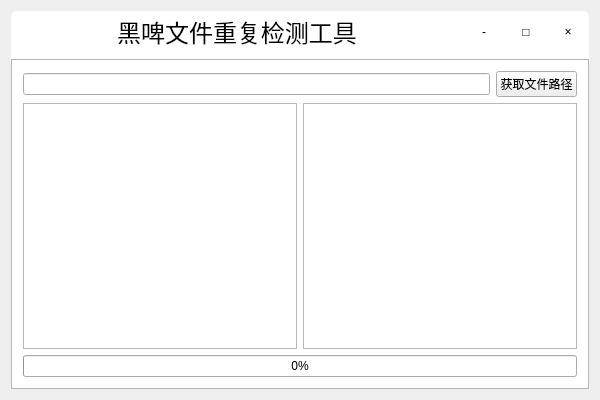
<?xml version="1.0" encoding="UTF-8"?>
<ui version="4.0">
 <class>Widget</class>
 <widget class="QWidget" name="Widget">
  <property name="geometry">
   <rect>
    <x>0</x>
    <y>0</y>
    <width>600</width>
    <height>400</height>
   </rect>
  </property>
  <property name="minimumSize">
   <size>
    <width>600</width>
    <height>400</height>
   </size>
  </property>
  <property name="maximumSize">
   <size>
    <width>600</width>
    <height>400</height>
   </size>
  </property>
  <property name="windowTitle">
   <string>Widget</string>
  </property>
  <layout class="QGridLayout" name="gridLayout">
   <item row="0" column="1">
    <widget class="QWidget" name="widget" native="true">
     <property name="styleSheet">
      <string notr="true">#widget{
	background-color: rgb(255, 255, 255);
	border-radius: 6px
}</string>
     </property>
     <layout class="QGridLayout" name="gridLayout_2">
      <property name="leftMargin">
       <number>0</number>
      </property>
      <property name="topMargin">
       <number>0</number>
      </property>
      <property name="rightMargin">
       <number>0</number>
      </property>
      <property name="bottomMargin">
       <number>0</number>
      </property>
      <item row="0" column="0">
       <layout class="QHBoxLayout" name="horizontalLayout">
        <property name="spacing">
         <number>0</number>
        </property>
        <item>
         <widget class="QLabel" name="label">
          <property name="font">
           <font>
            <family>微软雅黑</family>
            <pointsize>18</pointsize>
           </font>
          </property>
          <property name="text">
           <string>黑啤文件重复检测工具</string>
          </property>
          <property name="alignment">
           <set>Qt::AlignCenter</set>
          </property>
         </widget>
        </item>
        <item>
         <widget class="QPushButton" name="pushButton_3">
          <property name="minimumSize">
           <size>
            <width>42</width>
            <height>42</height>
           </size>
          </property>
          <property name="maximumSize">
           <size>
            <width>42</width>
            <height>42</height>
           </size>
          </property>
          <property name="styleSheet">
           <string notr="true">QPushButton{
	border:none;
}

QPushButton:hover{
	
	background-color: rgb(227, 213, 255);
}
QPushButton:pressed{
	
	background-color: rgb(193, 197, 255);
}</string>
          </property>
          <property name="text">
           <string>-</string>
          </property>
         </widget>
        </item>
        <item>
         <widget class="QPushButton" name="pushButton_2">
          <property name="minimumSize">
           <size>
            <width>42</width>
            <height>42</height>
           </size>
          </property>
          <property name="maximumSize">
           <size>
            <width>42</width>
            <height>42</height>
           </size>
          </property>
          <property name="styleSheet">
           <string notr="true">QPushButton{
	border:none;
}

QPushButton:hover{
	
	background-color: rgb(227, 213, 255);
}
QPushButton:pressed{
	
	background-color: rgb(193, 197, 255);
}</string>
          </property>
          <property name="text">
           <string>□</string>
          </property>
         </widget>
        </item>
        <item>
         <widget class="QPushButton" name="pushButton">
          <property name="minimumSize">
           <size>
            <width>42</width>
            <height>42</height>
           </size>
          </property>
          <property name="maximumSize">
           <size>
            <width>42</width>
            <height>42</height>
           </size>
          </property>
          <property name="styleSheet">
           <string notr="true">QPushButton{
	border:none;
	border-top-right-radius:6px;
}

QPushButton:hover{
	
	
	background-color: rgb(255, 85, 0);
}

QPushButton:pressed{
	
	background-color: rgb(255, 0, 0);
}</string>
          </property>
          <property name="text">
           <string>×</string>
          </property>
         </widget>
        </item>
       </layout>
      </item>
      <item row="1" column="0">
       <widget class="QFrame" name="frame">
        <property name="sizePolicy">
         <sizepolicy hsizetype="Preferred" vsizetype="Expanding">
          <horstretch>0</horstretch>
          <verstretch>0</verstretch>
         </sizepolicy>
        </property>
        <property name="frameShape">
         <enum>QFrame::StyledPanel</enum>
        </property>
        <property name="frameShadow">
         <enum>QFrame::Raised</enum>
        </property>
        <layout class="QGridLayout" name="gridLayout_3">
         <item row="0" column="0">
          <layout class="QHBoxLayout" name="horizontalLayout_2">
           <item>
            <widget class="QLineEdit" name="lineEdit"/>
           </item>
           <item>
            <widget class="QPushButton" name="pushButton_4">
             <property name="sizePolicy">
              <sizepolicy hsizetype="Fixed" vsizetype="Fixed">
               <horstretch>0</horstretch>
               <verstretch>0</verstretch>
              </sizepolicy>
             </property>
             <property name="text">
              <string>获取文件路径</string>
             </property>
            </widget>
           </item>
          </layout>
         </item>
         <item row="1" column="0">
          <layout class="QHBoxLayout" name="horizontalLayout_3">
           <item>
            <widget class="QListWidget" name="listWidget_md5"/>
           </item>
           <item>
            <widget class="QListWidget" name="listWidget_filePath"/>
           </item>
          </layout>
         </item>
         <item row="2" column="0">
          <widget class="QProgressBar" name="progressBar">
           <property name="value">
            <number>0</number>
           </property>
          </widget>
         </item>
        </layout>
       </widget>
      </item>
     </layout>
    </widget>
   </item>
  </layout>
 </widget>
 <layoutdefault spacing="6" margin="11"/>
 <resources/>
 <connections/>
</ui>
